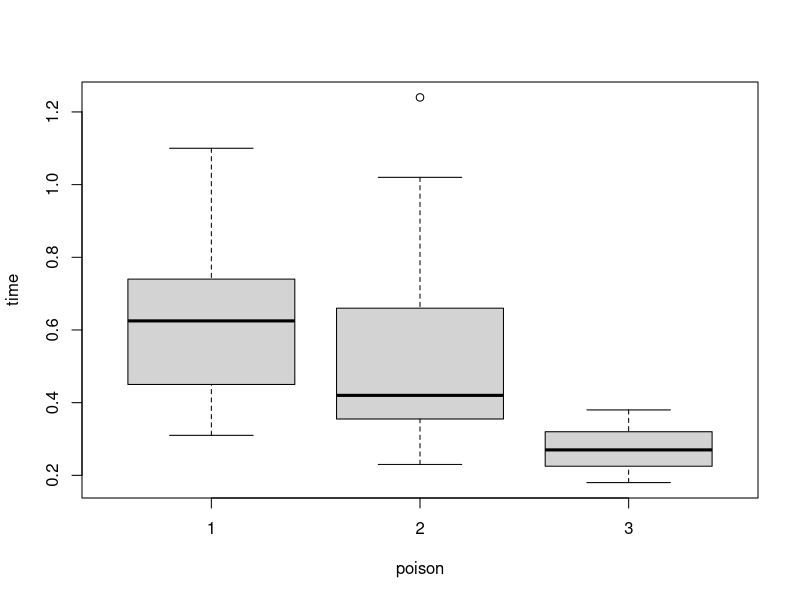
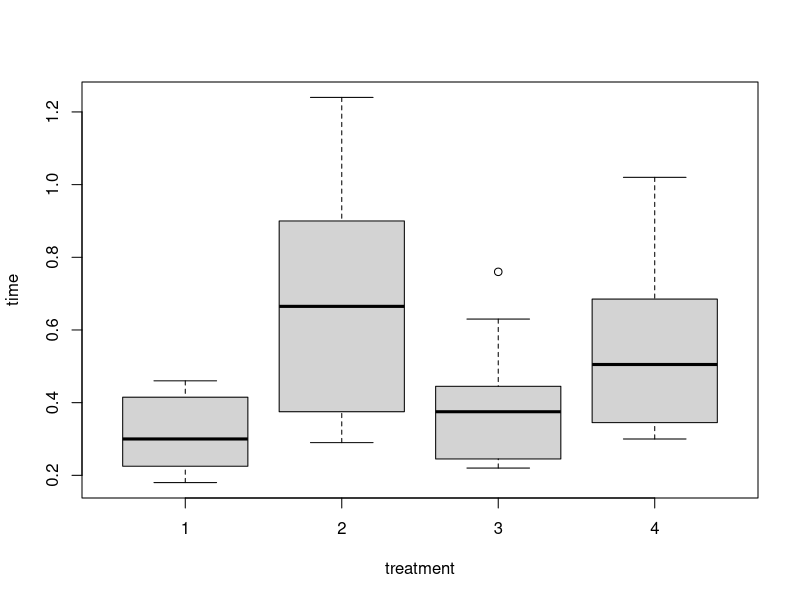
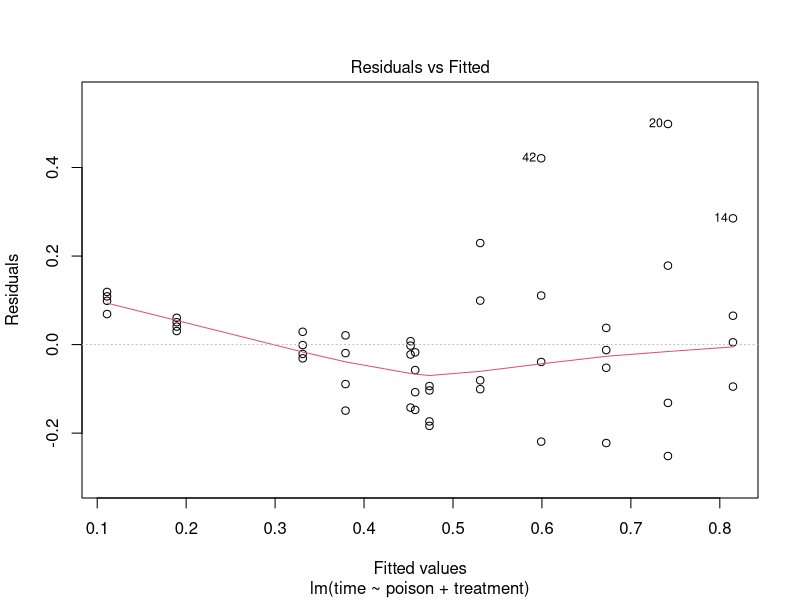
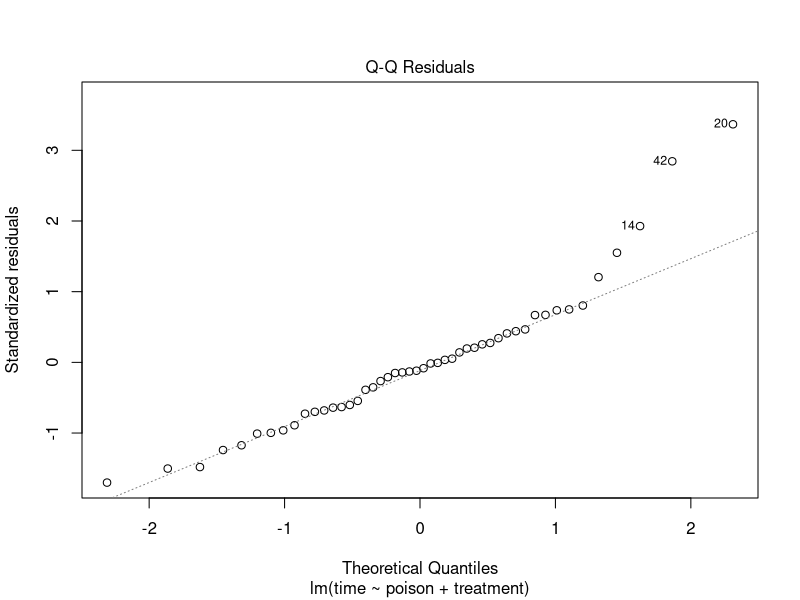
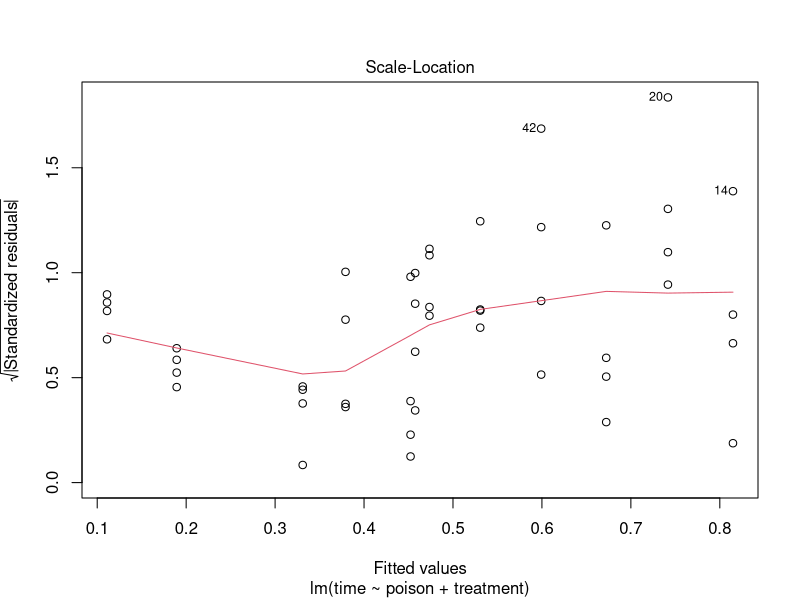
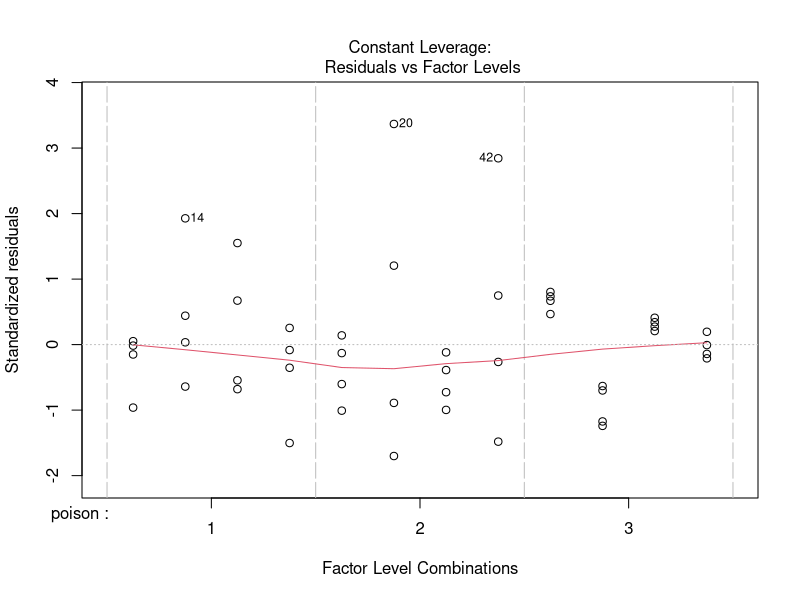
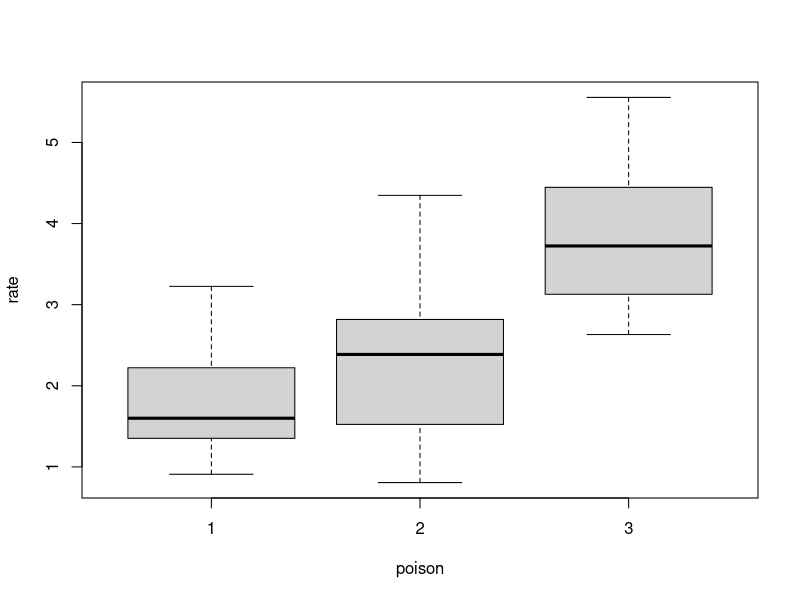
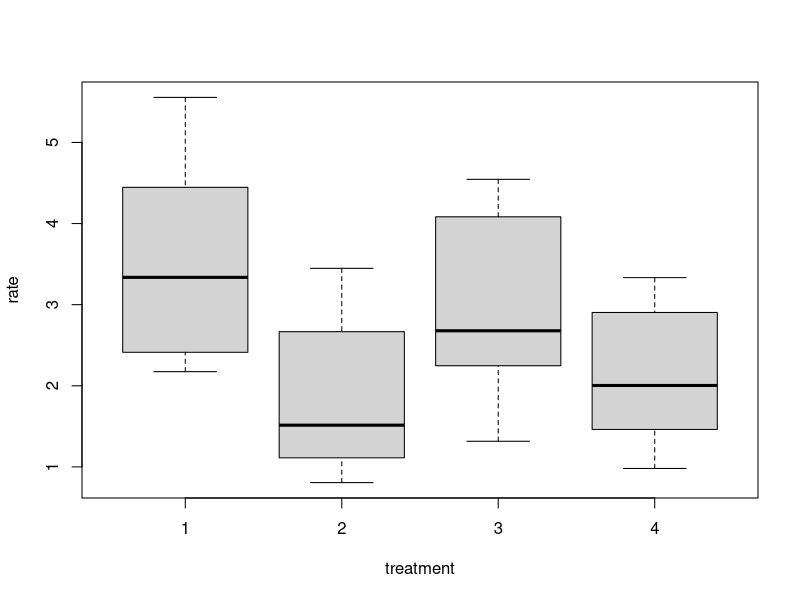

These figures' R source, in order:
## ---- chunk 1
knitr::opts_chunk$set(eval = FALSE)
knitr::opts_knit$set(root.dir = file.path('..', 'datasets'))
## ---- chunk 2
# read the data into R:
survival <- read.csv("survival_corrected.csv")
## ---- chunk 3

# tell R to treat poison and treatment as categorical variables:
## ---- chunk 4
survival$poison <- as.factor(survival$poison)
survival$treatment <- as.factor(survival$treatment)
## ---- chunk 5

# plot the survival time against poison, then survival time against treatment:
## ---- chunk 6
plot(time ~ poison + treatment, data = survival)
## ---- chunk 7

# find the levels (categories) of poison:
## ---- chunk 8
levels(survival$poison)
## ---- chunk 9
# So the first level of poison is "1".

## ---- chunk 10
# Fit a linear model of time against poison:
## ---- chunk 11
survival_lm1 <- lm(time ~ poison, data = survival)
## ---- chunk 12

# Fit a linear model of time against poison and treatment (no interaction):
## ---- chunk 13
survival_lm2 <- lm(time ~ poison + treatment, data = survival)
## ---- chunk 14

# Fit a linear model of time against poison and treatment (with interaction):
## ---- chunk 15
survival_lm3 <- lm(time ~ poison + treatment + poison:treatment, data = survival)
## ---- chunk 16

# We can compare these models with F tests.

# Let's start with the largest model, survival_lm3:
anova(survival_lm3)
# We should consider removing the interaction
# before considering whether we can remove any other term.
# For H_0: "no interaction between poison and treatment",
# The p-value for the F test is 0.1123, so we do not reject reject H_0.
# We prefer model survival_lm2, which doesn't have an interaction term.

# Then we should check whether we can remove either of the main effects:
anova(survival_lm2)
# Both poison and treatment are highly significant.
# So survival_lm2 is our preferred model so far.

plot(survival_lm2)
# the normal Q-Q plot for survival_lm2 suggests non-normality
# of the error term, so we are not entirely happy with the model.
## ---- chunk 17

# Using death rate instead of survival time:
survival$rate <- 1 / survival$time
plot(rate ~ poison + treatment, data = survival)
rate_lm1 <- lm(rate ~ poison, data = survival)
rate_lm2 <- lm(rate ~ poison + treatment, data = survival)
rate_lm3 <- lm(rate ~ poison + treatment + poison:treatment, data = survival)

# Let's start with the largest model, rate_lm3:
anova(rate_lm3)
# We should consider removing the interaction
# before considering whether we can remove any other term.
# For H_0: "no interaction between poison and treatment",
# The p-value for the F test is 0.3867, so we do not reject reject H_0.
# We prefer model rate_lm2, which doesn't have an interaction term.

# Then we should check whether we can remove either of the main effects:
anova(rate_lm2)
# Both main effects are highly significant.
# So our preferred model of rate is model rate_lm2.

plot(rate_lm2)
# the residuals and normal Q-Q plot for rate_lm2 both look fine.

summary(rate_lm2)
# The Multiple R-squared for rate_lm2 is 0.84.
# Compare with:
summary(survival_lm2)
# which has multiple R-squared 0.65. Much more of the variation in the
# data is explained by rate_lm2 than by survival_lm2

# Overall, our preferred model is rate_lm2.

summary(rate_lm2)
# We conclude the death rate is affected by both poison
# and treatment, but there is no interaction between the two.
# The death rate is highest for poison 3, and lowest for poison 1
# The death rate is highest for treatment 1, then treatment 3, 
# then treatment 4, with lowest death rate given by treatment 2.
